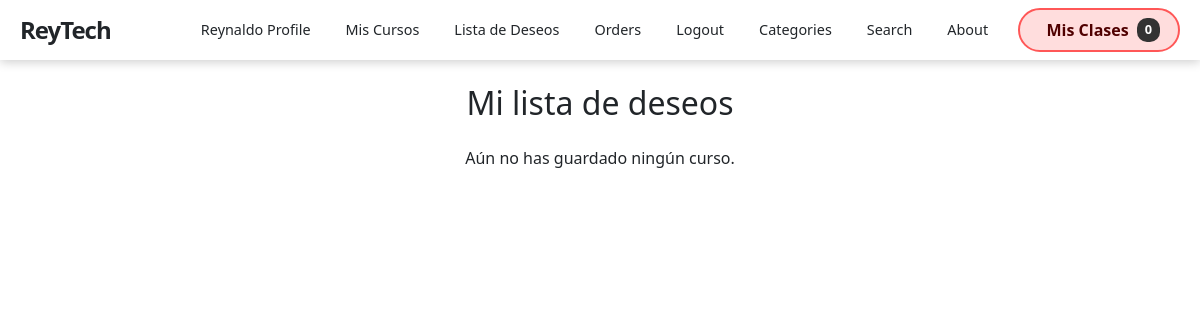
/wishlist/ (signed in), run on an earlier commit of the app's database.
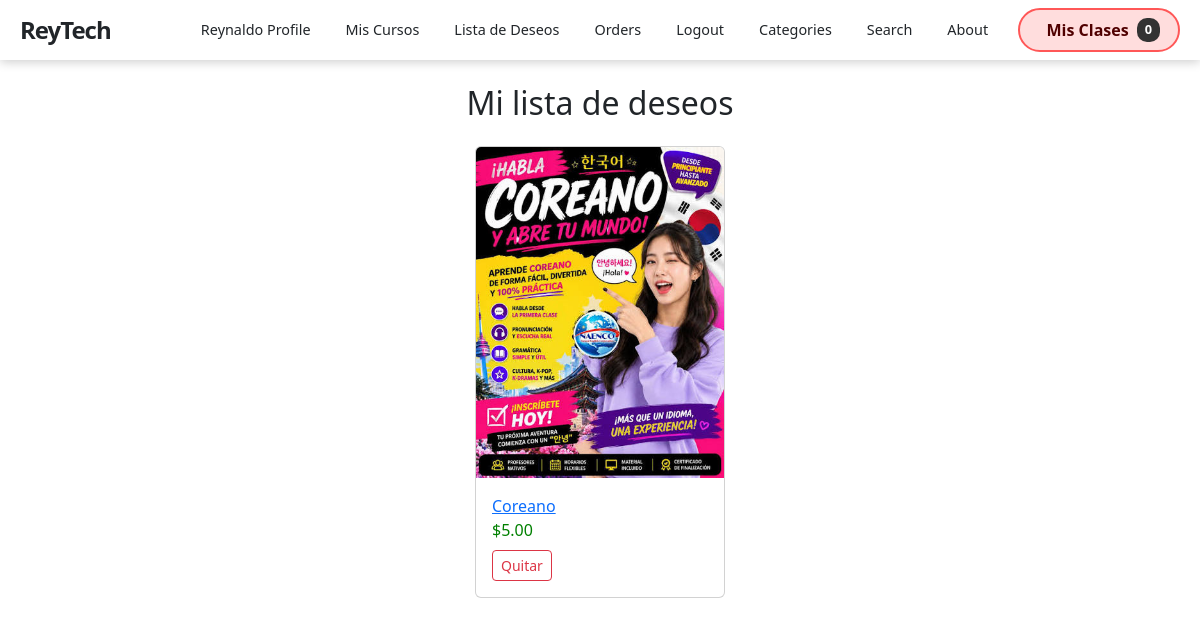
And on a later commit of the database.
### store/models.py (models this page shows, shortened)
class Wishlist(models.Model):
    user = models.ForeignKey(User, on_delete=models.CASCADE, related_name='wishlist_items')
    product = models.ForeignKey(Product, on_delete=models.CASCADE)
    added_on = models.DateTimeField(auto_now_add=True)
    class Meta:
        unique_together = ('user', 'product')

class Product(models.Model):
    name = models.CharField(max_length=100)
    user = models.ForeignKey(User, on_delete=models.CASCADE)
    price = models.DecimalField(default=0, decimal_places=2, max_digits=6)
    category = models.ForeignKey(Category, on_delete=models.CASCADE, default=1)
    description = models.CharField(max_length=250, default='', blank=True, null=True)
    image = models.ImageField(upload_to='uploads/product')
    is_sale = models.BooleanField(default=False)
    sale_price = models.DecimalField(default=0, decimal_places=2, max_digits=6, null=True, blank=True)
    pay_method = models.CharField(max_length=250, null=True)
    video = models.FileField(upload_to="video", null=True)
    created_day = models.DateTimeField(default=timezone.now)
    learning_points = models.TextField(
        blank=True, default='',
        verbose_name="Lo que aprenderás",
        help_text="Un punto por línea"
    )
    requirements = models.TextField(
        blank=True, default='',
        verbose_name="Requisitos previos",
        help_text="Un requisito por línea"
    )
    target_audience = models.TextField(
        blank=True, default='',
        verbose_name="Dirigido a",
        help_text="Un público por línea"
    )
    language = models.CharField(
        max_length=50, blank=True, default='Español',
        verbose_name="Idioma"
    )
    duration_minutes = models.PositiveIntegerField(
        default=0,
        verbose_name="Duración total (minutos)"
    )

### store/views.py (the view)
# urls.py: path('wishlist/', views.wishlist_view, name='wishlist'),
@login_required(login_url='login')
def wishlist_view(request):
    items = Wishlist.objects.filter(user=request.user).select_related('product')
    return render(request, 'wishlist.html', {'items': items})

### cart/cart.py (called while the page is built)
    def __len__(self):
        return len(self.cart)

### cart/context_processors.py (called while the page is built)
def cart(request):
    return {'cart': Cart(request)}

### store/templates/wishlist.html (shortened to what this page needs)
{% extends 'base.html' %}
{% block content %}
<h2 class="text-center my-4">Mi lista de deseos</h2>
<div class="product-grid d-flex flex-wrap gap-3 justify-content-center">
  {% for item in items %}
    <div class="card" style="width: 250px;">
      <img class="card-img-top" src="{{ item.product.image.url }}" alt="{{ item.product.name }}">
      <div class="card-body">
        <a href="{% url 'product' item.product.id %}">{{ item.product.name }}</a>
        <div style="color: green;">${{ item.product.price }}</div>
        <form method="POST" action="{% url 'toggle_wishlist' item.product.id %}">
          <button type="submit" class="btn btn-sm btn-outline-danger mt-2">Quitar</button>
        </form>
      </div>
    </div>
  {% empty %}
    <p>Aún no has guardado ningún curso.</p>
  {% endfor %}
</div>
{% endblock %}

What changed in the data, as far as the page shows it:
added Wishlist: product.image (picture), product.name "Coreano", product.price "5.00"
Also different on the page:
text no longer shown: "Aún no has guardado ningún curso."
